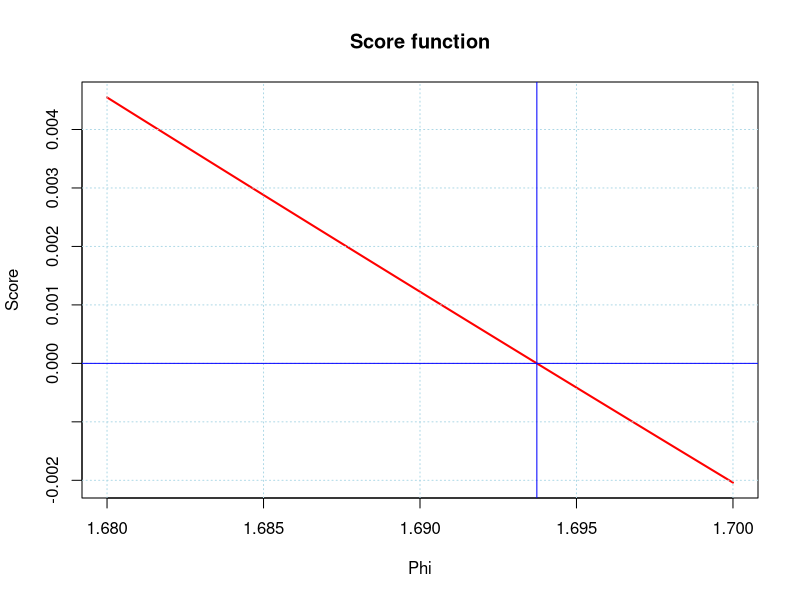
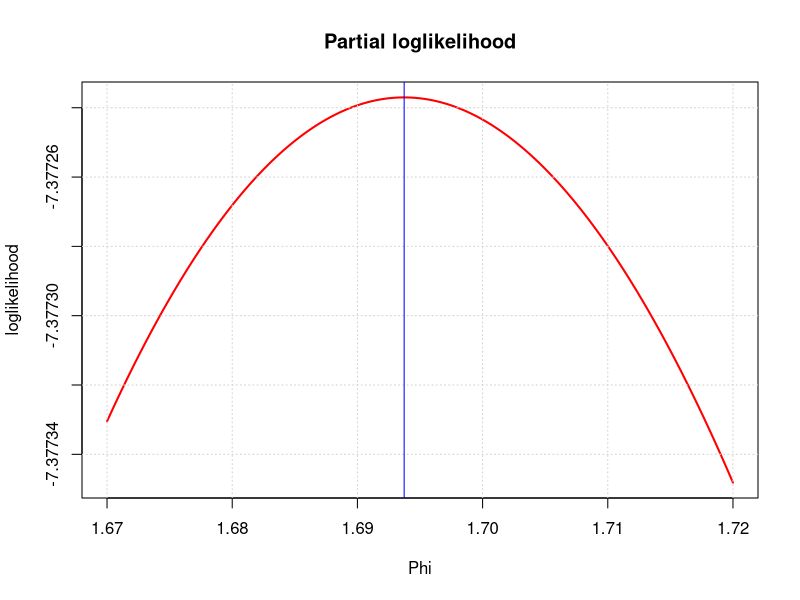

R code for these plots, in order:
#
#     R-code to generate data for Project 1.  This code MUST be
#     placed at the start of your own R-script.  You must edit
#     the argument to the set.seed( ) function to fit your own
#     registration number
#
set.seed(4445)
#
#     Generate sample A times with censorng
#
timeA <- sort(round(rexp(8, 0.5), digits = 3))
censorA <- c(1, 0, 0, 0, 1, 0, 0, 1)
cbind(timeA, censorA)
#
#     Generate sample B times with censorng
#
timeB <- sort(round(rexp(6, 0.5), digits = 3))
censorB <- c(1, 0, 0, 0, 0, 1)
cbind(timeB, censorB)
#
#     Combine data
#
time <- c(timeA, timeB)
censor <- c(censorA, censorB)
group <- factor(c(rep(1,8), rep(2,6)))
cbind(time, censor, group)

####################################################
# Please insert your R code after this line
####################################################

#### External packages and libraries
packages = c("survival")
packageCheck <- lapply(packages, FUN = function(name) {
	if (!require(name, character.only = TRUE)) {
		install.packages(name, dependencies = TRUE)
		library(name, character.only = TRUE)
	}
})
# search()


######
## Question 1

# Surv(time, censor)
surv.KM <- survfit( Surv(time, censor) ~ 1, conf.type = "plain" )
# summary(surv.KM)
# plot(surv.KM,
#   ylab = "Survival function with 95% CI",
#   xlab = "Time")
# abline(v = 1.2, col="red")

surv.KM.est <- stepfun(surv.KM$time, c(1, surv.KM$surv))
# surv.KM.est(0:0.5:10)
# surv.KM.est(1.2)
# 1-surv.KM.est(2)

######
## Question 3 

cox.fit <- coxph(Surv(time, censor) ~ group)
#summary(cox.fit)
#phi.hat <- exp(cox.fit$coefficients)

######
# Question 4

partLogL <- function(p) {
	2*log(p) - log(8+6*p) - log(8+5*p) - log(4+p) - log(1+p) 
}

plotPartLogL <- function(lower, upper) {
	x <- seq(lower, upper, length = 1000)
	plot(x, partLogL(x),
		main = "Partial loglikelihood",
		type = "l",
		xlab = "Phi",
		ylab = "loglikelihood",
		col = "red",
		lwd = 2
	)
	grid()
}

score <- function(p) {
	2/p - 6/(8+6*p) - 5/(8+5*p) - 1/(4+p) - 1/(1+p)
}

plotScore <- function(lower, upper) {
	x <- seq(lower, upper, length = 1000)
	plot(x, score(x),
		type = "l",
		col = "red",
		lwd = 2,
		main = "Score function",
		xlab = "Phi",
		ylab = "Score"
	)
	grid(col = "lightblue")
}

plotScore(1.68, 1.70)
abline(v = exp(cox.fit$coefficients), col = "blue")
abline(h = 0, col="blue")

###### 
# Question 5

# 5a - answered below

# 5b

lrtTest <- function(coxTest, sig) {
	if (summary(coxTest)$logtest["pvalue"] < sig) {
		1 # reject
	} else {
		0 # do not reject
	}
}

####################################################
# Make sure you define the variables
# AnswerQ1 = 
# AnswerQ2 = 
# AnswerQ3 = 
# AnswerQ5a = 
# AnswerQ5b = should be 0 (don't reject) or 1 (reject)
# Make sure the plot for Q4 is generated automatically 
####################################################

AnswerQ1 <- surv.KM.est(1.2)
AnswerQ2 <- 1- surv.KM.est(2)
AnswerQ3 <- exp( cox.fit$coefficients )
AnswerQ5a <- summary(cox.fit)$logtest["pvalue"]
AnswerQ5b <- lrtTest(cox.fit, 0.05)
plotPartLogL(1.67, 1.72)
abline(v = exp(cox.fit$coefficients), col = "blue")